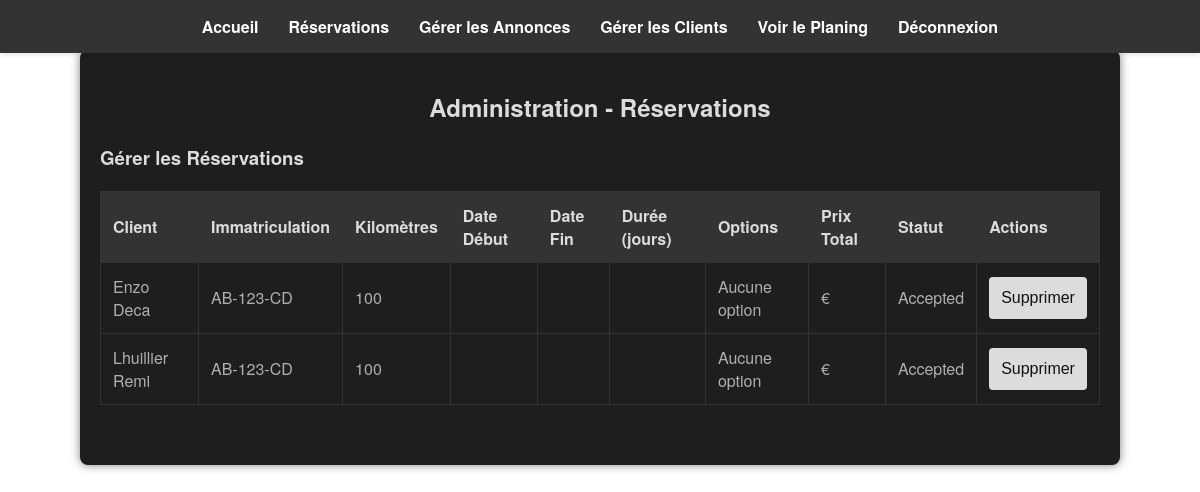
Before: /admin.php (signed in) with the older database file.
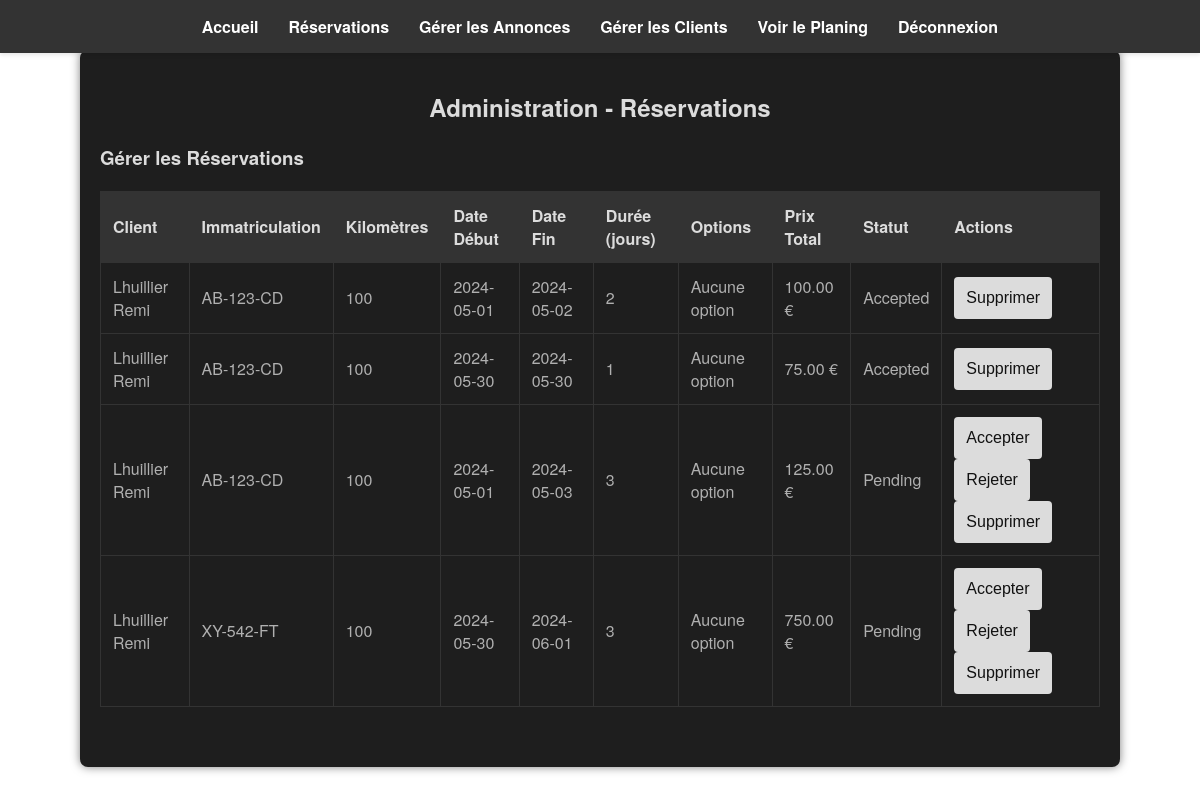
After: the same page with the newer database file.
### tables this page shows
CREATE TABLE `reservations` (
  `id` int(11) NOT NULL,
  `id_client` int(11) DEFAULT NULL,
  `immatriculation` varchar(16) DEFAULT NULL,
  `kilometres` int(11) DEFAULT NULL,
  `days` int(11) NOT NULL,
  `total_price` decimal(10,2) NOT NULL,
  `status` enum('pending','accepted','rejected') DEFAULT 'pending',
  `start_date` date DEFAULT NULL,
  `end_date` date DEFAULT NULL
);

CREATE TABLE `clients` (
  `id_client` int(11) NOT NULL,
  `id_type_client` int(11) NOT NULL,
  `nom` varchar(100) NOT NULL,
  `prenom` varchar(100) NOT NULL,
  `adresse` varchar(256) NOT NULL,
  `email` varchar(100) NOT NULL,
  `password` varchar(255) NOT NULL,
  `is_admin` tinyint(1) NOT NULL DEFAULT 0
);

### admin.php (the view, shortened to what this page needs)
<?php
$servername = "localhost";
$username = "root";
$password = "";
$dbname = "locauto";
$conn = new mysqli($servername, $username, $password, $dbname);
$sql_reservations = "SELECT r.id, r.immatriculation, r.kilometres, r.days, r.total_price, r.status, r.start_date, r.end_date, c.nom, c.prenom
                     FROM reservations r
                     JOIN clients c ON r.id_client = c.id_client";
$result_reservations = $conn->query($sql_reservations);
?>
<!DOCTYPE html>
<html lang="fr">
<head>
    <link rel="stylesheet" href="CSS/admin.css">
    <link rel="stylesheet" href="CSS/styles.css">
</head>
<body>
<header>
    <nav>
        <ul>
            <li><a href="index.php">Accueil</a></li>
            <li><a href="admin.php">Réservations</a></li>
            <li><a href="admin_annonces.php">Gérer les Annonces</a></li>
            <li><a href="admin_clients.php">Gérer les Clients</a></li>
            <li><a href="planing.php">Voir le Planing</a></li>
            <li><a href="logout.php">Déconnexion</a></li>
        </ul>
    </nav>
</header>
    <div class="admin-containerspe">
        <h2 class="admin-title">Administration - Réservations</h2>
        <div class="form-section">
            <h3>Gérer les Réservations</h3>
            <table>
                <thead>
                    <tr>
                        <th>Client</th>
                        <th>Immatriculation</th>
                        <th>Kilomètres</th>
                        <th>Date Début</th>
                        <th>Date Fin</th>
                        <th>Durée (jours)</th>
                        <th>Options</th>
                        <th>Prix Total</th>
                        <th>Statut</th>
                        <th>Actions</th>
                    </tr>
                </thead>
                <tbody>
                    <?php if ($result_reservations->num_rows > 0): ?>
                        <?php while($row = $result_reservations->fetch_assoc()): ?>
                            <tr>
                                <td><?php echo $row['nom'] . " " . $row['prenom']; ?></td>
                                <td><?php echo $row['immatriculation']; ?></td>
                                <td><?php echo $row['kilometres']; ?></td>
                                <td><?php echo $row['start_date']; ?></td>
                                <td><?php echo $row['end_date']; ?></td>
                                <td><?php echo $row['days']; ?></td>
                                <td>
                                    <?php
                                    $reservation_id = $row['id'];
                                    $sql_options = "SELECT o.option, o.prix FROM reservation_options ro
                                                    JOIN options o ON ro.option_id = o.id_option
                                                    WHERE ro.reservation_id = '$reservation_id'";
                                    $result_options = $conn->query($sql_options);
                                    if ($result_options->num_rows > 0) {
                                        while ($option = $result_options->fetch_assoc()) {
                                            echo $option['option'] . " (+".$option['prix']." €)<br>";
                                        }
                                    } else {
                                        echo "Aucune option";
                                    }
                                    ?>
                                </td>
                                <td><?php echo $row['total_price']; ?> €</td>
                                <td><?php echo ucfirst($row['status']); ?></td>
                                <td>
                                    <?php if ($row['status'] == 'pending'): ?>
                                        <form action="admin.php" method="POST" style="display:inline;">
                                            <button type="submit" name="update_reservation_status">Accepter</button>
                                        </form>
                                        <form action="admin.php" method="POST" style="display:inline;">
                                            <button type="submit" name="update_reservation_status">Rejeter</button>
                                        </form>
                                    <?php endif; ?>
                                    <form action="admin.php" method="POST" style="display:inline;">
                                        <button type="submit" name="delete_reservation">Supprimer</button>
                                    </form>
                                </td>
                            </tr>
                        <?php endwhile; ?>
                    <?php else: ?>
                        <tr>
                            <td colspan="11">Aucune réservation trouvée.</td>
                        </tr>
                    <?php endif; ?>
                </tbody>
            </table>
        </div>
    </div>
</body>
</html>

### CSS/admin.css (style rules this page uses)
body { margin: 0; padding: 0; }
nav ul { display: flex; justify-content: center; align-items: center; list-style: none; padding: 0; }
body { font-family: 'Helvetica Neue', Arial, sans-serif; margin: 0; padding: 0; background-color: #ffffff; color: #000000; }
header { position: fixed; top: 0; width: 100%; padding-top: 1px; }
header nav ul { list-style: none; padding: 0; text-align: center; margin: 0; }
header nav ul li { display: inline; margin: 0 15px; position: relative; }
header nav ul li a { color: white; text-decoration: none; font-weight: bold; font-size: 16px; }
header nav ul li { position: relative; }
.admin-containerspe h2 { text-align: center; margin-bottom: 20px; color: #dcdcdc; }
.form-section { margin-bottom: 40px; }
.form-section h3 { margin-bottom: 20px; color: #dcdcdc; }
.form-section form { display: flex; flex-direction: column; }
.form-section button { padding: 12px; background-color: #dcdcdc; color: #121212; border: none; border-radius: 4px; cursor: pointer; font-size: 16px; transition: background-color 0.3s ease; }

### CSS/styles.css (style rules this page uses)
body { font-family: 'Helvetica Neue', Arial, sans-serif; margin: 0; padding: 0; background-color: #ffffff; color: #000000; }
header { background-color: #333; color: white; position: fixed; box-shadow: 0 2px 4px rgba(0, 0, 0, 0.1); padding: 15px 0; top: 0; width: 100%; }
header nav ul { list-style: none; padding: 0; text-align: center; margin: 0; }
header nav ul li { display: inline; margin: 0 15px; position: relative; }
header nav ul li a { color: white; text-decoration: none; font-weight: bold; font-size: 16px; }
header nav ul li { position: relative; }
.admin-containerspe { max-width: 1000px; margin: 50px auto; padding: 20px; background-color: #1e1e1e; border-radius: 8px; box-shadow: 0 0 10px rgba(0, 0, 0, 0.5); }
.admin-title { color: white; }
.admin-containerspe h2 { text-align: center; margin-bottom: 20px; color: #dcdcdc; }
.form-section { margin-bottom: 40px; }
.form-section h3 { margin-bottom: 20px; color: #dcdcdc; }
.form-section form { display: flex; flex-direction: column; }
.form-section button { padding: 12px; background-color: #dcdcdc; color: #121212; border: none; border-radius: 4px; cursor: pointer; font-size: 16px; transition: background-color 0.3s ease; }
table { width: 100%; border-collapse: collapse; margin-bottom: 20px; }
table th, table td { border: 1px solid #333; padding: 12px; text-align: left; color: #b0b0b0; }
table th { background-color: #333; color: #dcdcdc; font-weight: bold; }
table td form { display: inline; }
table td button { padding: 8px 12px; background-color: #dcdcdc; color: #121212; border: none; border-radius: 4px; cursor: pointer; font-size: 14px; transition: background-color 0.3s ease; }

Changed rows visible on the page:
removed reservations: id_client.nom "Enzo", id_client.prenom "Deca", immatriculation "AB-123-CD", kilometres "100", status "Accepted"
removed reservations: id_client.nom "Lhuillier", id_client.prenom "Remi", immatriculation "AB-123-CD", kilometres "100", status "Accepted"
added reservations: id_client.nom "Lhuillier", id_client.prenom "Remi", immatriculation "AB-123-CD", kilometres "100", start_date "2024-05-01", end_date "2024-05-02", days "2", total_price "100.00", status "Accepted"
added reservations: id_client.nom "Lhuillier", id_client.prenom "Remi", immatriculation "AB-123-CD", kilometres "100", start_date "2024-05-30", end_date "2024-05-30", days "1", total_price "75.00", status "Accepted"
added reservations: id_client.nom "Lhuillier", id_client.prenom "Remi", immatriculation "AB-123-CD", kilometres "100", start_date "2024-05-01", end_date "2024-05-03", days "3", total_price "125.00", status "Pending"
added reservations: id_client.nom "Lhuillier", id_client.prenom "Remi", immatriculation "XY-542-FT", kilometres "100", start_date "2024-05-30", end_date "2024-06-01", days "3", total_price "750.00", status "Pending"
